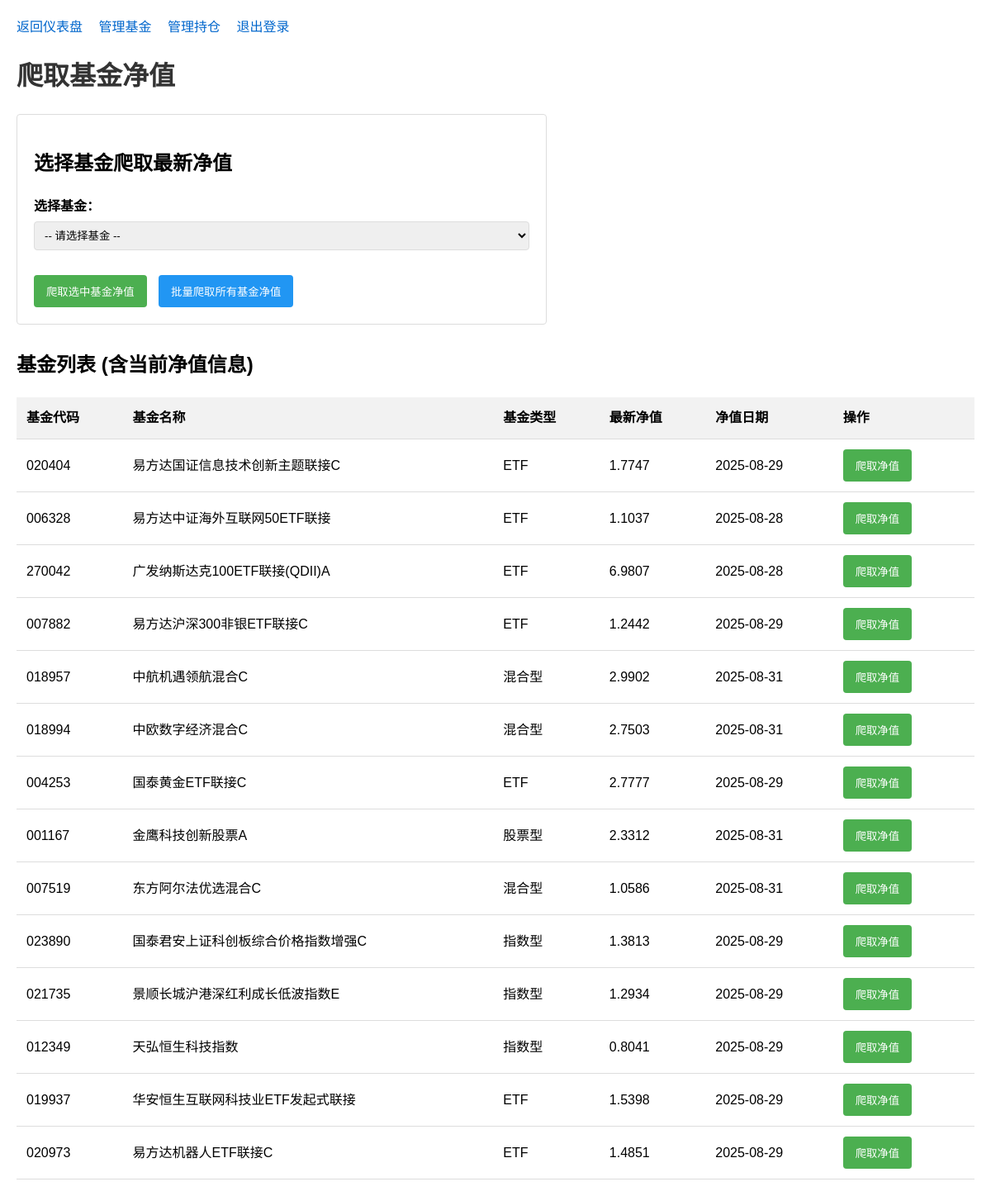
The app's page /crawl_fund_nav (signed in), older data.
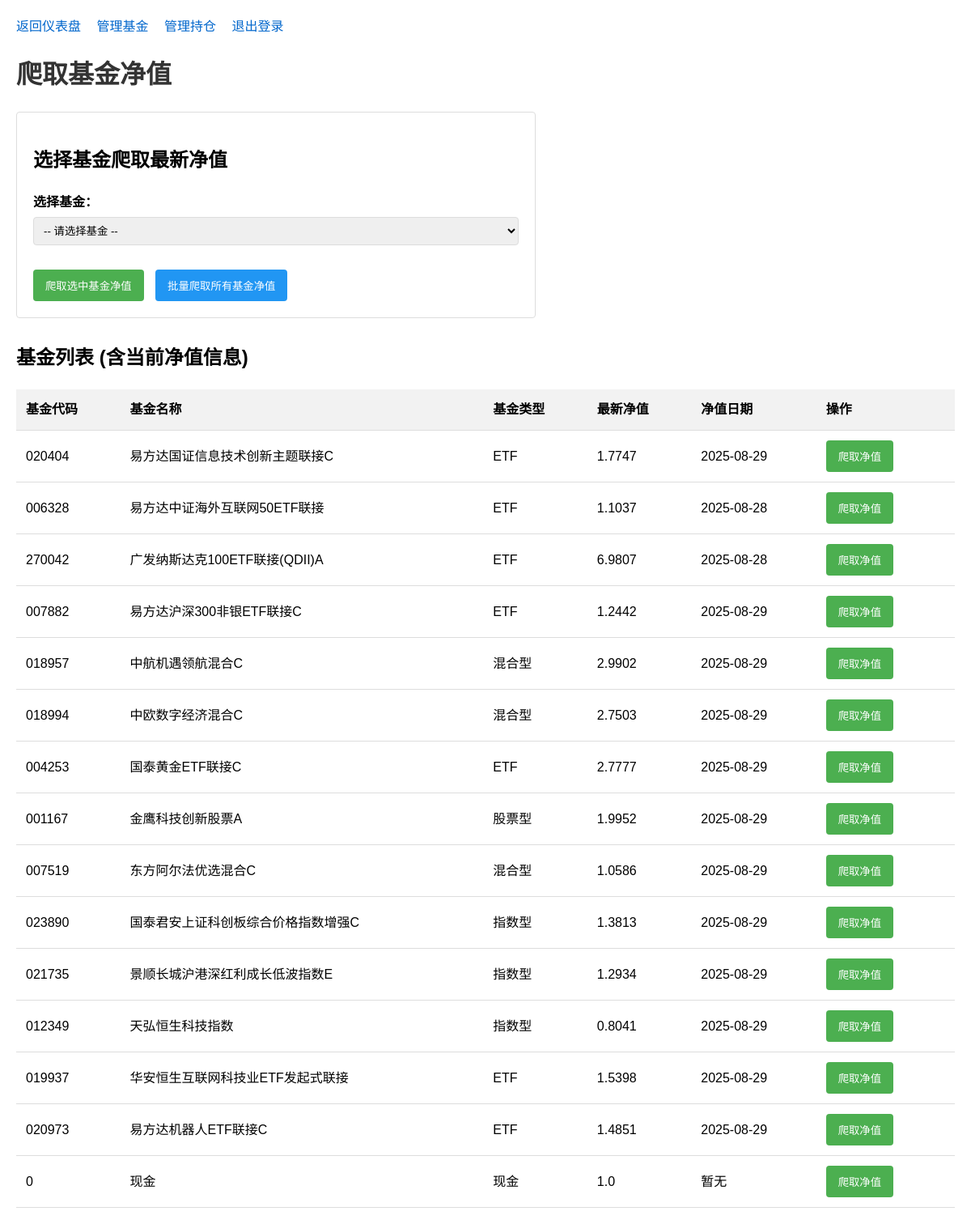
The same page, newer data.
### app/models/fund.py (models this page shows, shortened)
class Fund(db.Model):
    __tablename__ = 'fund'
    id = db.Column(db.Integer, primary_key=True)
    code = db.Column(db.String(20), unique=True, nullable=False)
    name = db.Column(db.String(100), nullable=False)
    fund_type = db.Column(db.String(50))
    latest_nav = db.Column(db.Float)
    nav_date = db.Column(db.DateTime)
    created_at = db.Column(db.DateTime, default=datetime.utcnow)
    updated_at = db.Column(db.DateTime, default=datetime.utcnow, onupdate=datetime.utcnow)
    positions = db.relationship('Position', backref='fund', lazy=True)
    transactions = db.relationship('Transaction', backref='fund', lazy=True)

### app/routes/funds.py (the view, shortened to what this page needs)
@bp.route('/crawl_fund_nav', methods=['GET', 'POST'])
@login_required
def crawl_fund_nav():
    guard = _admin_required()
    if guard:
        return guard
    funds = Fund.query.all()
    return render_template('crawl_fund_nav.html', funds=funds)

### app/__init__.py (called while the page is built)
def create_app(config_object=None):
    app = Flask(__name__, template_folder='templates', static_folder='static')
    if config_object is None:
        config_object = os.environ.get('APP_CONFIG', 'app.config.Config')
    app.config.from_object(config_object)
    os.makedirs(os.path.join(app.root_path, '..', 'instance'), exist_ok=True)
    upload_folder = app.config.get('UPLOAD_FOLDER', 'uploads')
    if upload_folder:
        os.makedirs(upload_folder, exist_ok=True)
    db.init_app(app)
    login_manager.init_app(app)
    from app.models.user import User
    @login_manager.user_loader
    def load_user(user_id):
        return User.query.get(int(user_id))
    from app.routes import register_blueprints
    register_blueprints(app)
    return app

### app/routes/funds.py (called while the page is built)
def _admin_required():
    if not current_user.is_main_account:
        flash('只有管理员账户可以访问此页面', 'error')
        return redirect(url_for('dashboard.index'))
    return None

### app/templates/crawl_fund_nav.html (shortened to what this page needs)
<!DOCTYPE html>
<html lang="zh-CN">
<head>
</head>
<body>
    <div class="nav">
        <a href="{{ url_for('dashboard.index') }}">返回仪表盘</a>
        <a href="{{ url_for('funds.manage_funds') }}">管理基金</a>
        <a href="{{ url_for('positions.manage_positions') }}">管理持仓</a>
        <a href="{{ url_for('auth.logout') }}">退出登录</a>
    </div>
    <h1>爬取基金净值</h1>
    <div class="action-box">
        <h2>选择基金爬取最新净值</h2>
        <form method="POST">
            <label for="fund_id">选择基金：</label>
            <select id="fund_id" name="fund_id">
                <option value="">-- 请选择基金 --</option>
            </select>
            <div style="margin-top: 15px;">
                <button type="submit">爬取选中基金净值</button>
                <button type="submit" class="batch-btn" name="batch" value="true" onclick="return confirm('确定要爬取所有基金的净值吗？这可能需要一些时间。');">批量爬取所有基金净值</button>
            </div>
        </form>
    </div>
    <h2>基金列表 (含当前净值信息)</h2>
    <table>
        <thead>
            <tr>
                <th>基金代码</th>
                <th>基金名称</th>
                <th>基金类型</th>
                <th>最新净值</th>
                <th>净值日期</th>
                <th>操作</th>
            </tr>
        </thead>
        <tbody>
            {% if funds %}
                {% for fund in funds %}
                    <tr>
                        <td>{{ fund.code }}</td>
                        <td>{{ fund.name }}</td>
                        <td>{{ fund.fund_type }}</td>
                        <td>{{ fund.latest_nav if fund.latest_nav else '暂无' }}</td>
                        <td>{{ fund.nav_date.strftime('%Y-%m-%d') if fund.nav_date else '暂无' }}</td>
                        <td>
                            <form method="POST" style="display: inline;">
                                <button type="submit">爬取净值</button>
                            </form>
                        </td>
                    </tr>
                {% endfor %}
            {% else %}
                <tr>
                    <td colspan="6">暂无基金数据，请先添加基金</td>
                </tr>
            {% endif %}
        </tbody>
    </table>
</body>
</html>

Row changes from the older to the newer data that the page shows:
changed Fund "中航机遇领航混合C": nav_date "2025-08-31" → "2025-08-29"
changed Fund "中欧数字经济混合C": nav_date "2025-08-31" → "2025-08-29"
changed Fund "金鹰科技创新股票A": latest_nav "2.3312" → "1.9952"; nav_date "2025-08-31" → "2025-08-29"
changed Fund "东方阿尔法优选混合C": nav_date "2025-08-31" → "2025-08-29"
added Fund: code "0", name "现金", fund_type "现金", latest_nav "1.0", nav_date "暂无"
